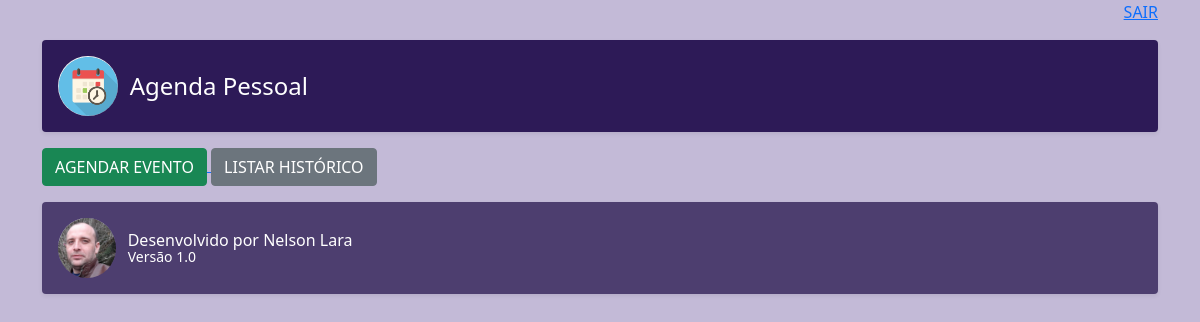
/agenda/ (signed in), run on an earlier commit of the app's database.
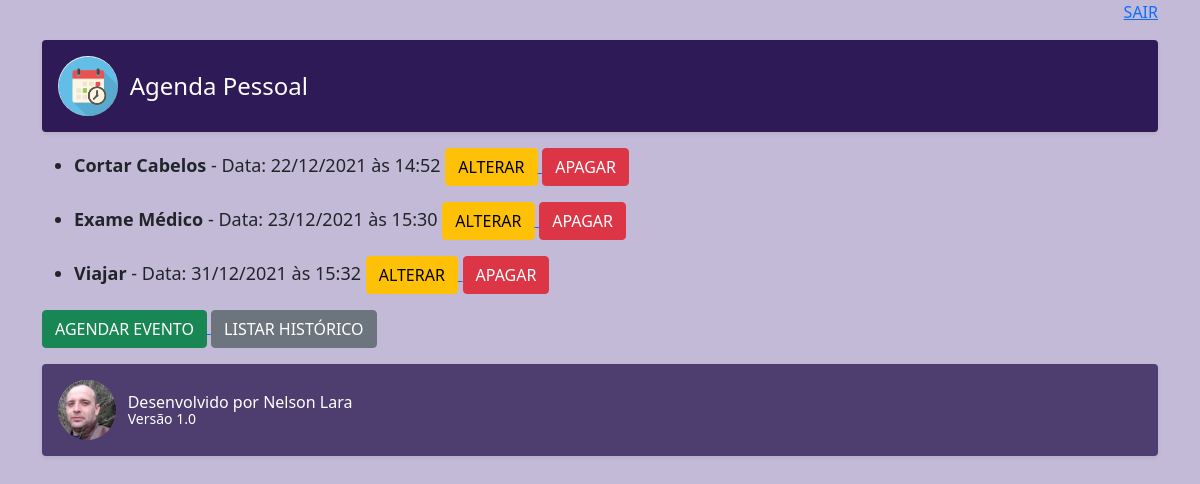
And on a later commit of the database.
### core/models.py (models this page shows, shortened)
class evento(models.Model):
    titulo = models.CharField(verbose_name='Título', max_length=100)
    descricao = models.TextField(verbose_name='Descrição', blank=True, null=True)
    local = models.CharField(verbose_name='Local', blank=True, null=True, max_length=100)
    data_evento = models.DateTimeField(verbose_name='Data do Evento')
    data_criacao = models.DateTimeField(verbose_name='Data da Criação', auto_now=True)
    usuario = models.ForeignKey(User, on_delete=models.CASCADE) #criando novo campo para fazer o relacionamento com a tabela usuario do django
    class Meta:
        db_table = 'evento'
    def get_data_evento(self):
        return self.data_evento.strftime('%d/%m/%Y às %H:%M')
    def get_evento_atrasado(self):
        if self.data_evento < datetime.now():
            return True
        else:
            return False
    def get_evento_falta_1h(self):
        if self.data_evento < datetime.now() - timedelta(hours=-1):
            return True
        else:
            return False

### core/views.py (the view)
# urls.py: path('agenda/', views.lista_eventos),
@login_required(login_url='/login/') # solicitar login precisou importar from django.contrib.auth.decorators import login_required
def lista_eventos(request):
    usuario = request.user                         ### Receber o usuario logado no Django
    data_atual = datetime.now() - timedelta(hours=1)
    valor = evento.objects.filter(usuario=usuario, ### Fltra pelo usuario logado no Django
                                  data_evento__gt=data_atual) # __gt siginifica se data de evento for maior que, se quiser menor que utilize __lt
    dic_evento = {'chave':valor}
    return render(request, 'agenda.html', dic_evento)

### templates/agenda.html (shortened to what this page needs)
{% extends "model-page.html" %}
{% block content %}
    <ul style="font-size: 18px">
        {% for valor in chave %}
            <li>
                <div style=>
                            <b>{{ valor.titulo }}</b> - Data: {{ valor.get_data_evento }}
                                <a href="novo_evento/?id={{ valor.id }}">
                                    <button type="button" class="btn btn-warning">ALTERAR</button>
                                </a>
                                <a href="novo_evento/delete/{{ valor.id }}">
                                    <button type="button" class="btn btn-danger">APAGAR</button>
                                </a>
                </div>
            </li>
        {% endfor %}
    </ul>
    <a href="novo_evento/">
        <button type="button" class="btn btn-success">AGENDAR EVENTO</button>
    </a>
    <a href="eventos_passado">
        <button type="button" class="btn btn-secondary">LISTAR HISTÓRICO</button>
    </a>
{% endblock %}

### templates/model-page.html
<!DOCTYPE html>
<html lang="en">
<head>
    {% include "model-header.html" %}
</head>
<body>
{% block content %} {% endblock %}
{%include "model-footer.html" %}
</body>
</html>

### templates/model-header.html (shortened to what this page needs)
{% load static %}
<link rel="stylesheet" type="text/css" href="{% static 'bootstrap/css/bootstrap.min.css' %}">
<link rel="stylesheet" type="text/css" href="{% static 'css/style.css' %}">
   <main class="container">
       <div align="right">
            <a href="/logout">SAIR</a>
       </div>
        <div class="d-flex align-items-center p-3 my-3 text-white bg-purple rounded shadow-sm" style="background-color: #2D1A57">
            <img src="{% static 'img/logo.png' %}" class="rounded-circle" width="60" height="60">
                <div class="lh-1 container">
                    <span class="fs-4">Agenda Pessoal</span>
                </div>
        </div>

### templates/model-footer.html
{% load static %}
<link rel="stylesheet" type="text/css" href="{% static 'bootstrap/css/bootstrap.min.css' %}">
<link rel="stylesheet" type="text/css" href="{% static 'css/style.css' %}">
 <div class="d-flex align-items-center p-3 my-3 text-white bg-purple rounded shadow-sm" style="background-color: #4D3E6F">
            <img src="{% static 'img/nelson.png' %}" class="rounded-circle" width="60" height="60">
                <div class="lh-1 container">
                   <h1 class="h6 mb-0 text-white lh-1"> Desenvolvido por Nelson Lara </h1>
                    <small> Versão 1.0 </small>
                </div>
 </div>

### static/css/style.css (style rules this page uses)
body { background-color: #C3BAD7; }

What changed in the data, as far as the page shows it:
added evento: titulo "Cortar Cabelos", get_data_evento "22/12/2021 às 14:52"
added evento: titulo "Exame Médico", get_data_evento "23/12/2021 às 15:30"
added evento: titulo "Viajar", get_data_evento "31/12/2021 às 15:32"
